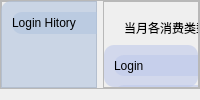
         <widget class="QWidget" name="page_home">
          <property name="sizePolicy">
           <sizepolicy hsizetype="Expanding" vsizetype="Preferred">
            <horstretch>0</horstretch>
            <verstretch>0</verstretch>
           </sizepolicy>
          </property>
          <layout class="QHBoxLayout" name="horizontalLayout_3">
           <property name="spacing">
            <number>0</number>
           </property>
           <property name="leftMargin">
            <number>0</number>
           </property>
           <property name="topMargin">
            <number>0</number>
           </property>
           <property name="rightMargin">
            <number>0</number>
           </property>
           <property name="bottomMargin">
            <number>11</number>
           </property>
           <item>
            <widget class="QFrame" name="frame_8">
             <property name="frameShape">
              <enum>QFrame::StyledPanel</enum>
             </property>
             <property name="frameShadow">
              <enum>QFrame::Raised</enum>
             </property>
             <layout class="QHBoxLayout" name="horizontalLayout_4">
              <property name="leftMargin">
               <number>0</number>
              </property>
              <property name="topMargin">
               <number>0</number>
              </property>
              <property name="rightMargin">
               <number>0</number>
              </property>
              <property name="bottomMargin">
               <number>0</number>
              </property>
              <item>
               <widget class="QFrame" name="frame_9">
                <property name="maximumSize">
                 <size>
                  <width>250</width>
                  <height>16777215</height>
                 </size>
                </property>
                <property name="frameShape">
                 <enum>QFrame::StyledPanel</enum>
                </property>
                <property name="frameShadow">
                 <enum>QFrame::Raised</enum>
                </property>
                <widget class="QFrame" name="frame_11">
                 <property name="geometry">
                  <rect>
                   <x>0</x>
                   <y>332</y>
                   <width>241</width>
                   <height>191</height>
                  </rect>
                 </property>
                 <property name="styleSheet">
                  <string notr="true">border-radius:10px;
background-color: rgb(191, 200, 234);
background-color: rgba(191, 200, 234, 150);
background-color: rgba(123, 134, 170, 150);</string>
                 </property>
                 <property name="frameShape">
                  <enum>QFrame::StyledPanel</enum>
                 </property>
                 <property name="frameShadow">
                  <enum>QFrame::Raised</enum>
                 </property>
                 <layout class="QVBoxLayout" name="verticalLayout_7">
                  <item>
                   <widget class="QLabel" name="label_6">
                    <property name="styleSheet">
                     <string notr="true"/>
                    </property>
                    <property name="text">
                     <string>Frequent Contact</string>
                    </property>
                   </widget>
                  </item>
                  <item>
                   <widget class="QTableWidget" name="tableWidget_recentContect">
                    <property name="maximumSize">
                     <size>
                      <width>16777215</width>
                      <height>200</height>
                     </size>
                    </property>
                    <property name="styleSheet">
                     <string notr="true">background-color: rgba(191, 200, 234, 0);</string>
                    </property>
                    <column>
                     <property name="text">
                      <string>Name</string>
                     </property>
                    </column>
                    <column>
                     <property name="text">
                      <string>Account ID</string>
                     </property>
                    </column>
                   </widget>
                  </item>
                 </layout>
                </widget>
                <widget class="QFrame" name="frame_12">
                 <property name="geometry">
                  <rect>
                   <x>0</x>
                   <y>0</y>
                   <width>241</width>
                   <height>321</height>
                  </rect>
                 </property>
                 <property name="styleSheet">
                  <string notr="true">background-color: rgb(176, 196, 222, 150);
border-radius:10px;</string>
                 </property>
                 <property name="frameShape">
                  <enum>QFrame::StyledPanel</enum>
                 </property>
                 <property name="frameShadow">
                  <enum>QFrame::Raised</enum>
                 </property>
                 <widget class="QLabel" name="label_7">
                  <property name="geometry">
                   <rect>
                    <x>11</x>
                    <y>11</y>
                    <width>221</width>
                    <height>22</height>
                   </rect>
                  </property>
                  <property name="styleSheet">
                   <string notr="true"/>
                  </property>
                  <property name="text">
                   <string>Login Hitory</string>
                  </property>
                 </widget>
                 <widget class="QTableWidget" name="tableWidget_3">
                  <property name="geometry">
                   <rect>
                    <x>11</x>
                    <y>40</y>
                    <width>219</width>
                    <height>160</height>
                   </rect>
                  </property>
                  <property name="maximumSize">
                   <size>
                    <width>16777215</width>
                    <height>200</height>
                   </size>
                  </property>
                  <property name="styleSheet">
                   <string notr="true">background-color: rgba(191, 200, 234, 0);</string>
                  </property>
                 </widget>
                </widget>
                <widget class="QPushButton" name="pushButton">
                 <property name="geometry">
                  <rect>
                   <x>20</x>
                   <y>530</y>
                   <width>211</width>
                   <height>28</height>
                  </rect>
                 </property>
                 <property name="text">
                  <string>make transaction to this person</string>
                 </property>
                </widget>
               </widget>
              </item>
              <item>
               <widget class="QFrame" name="frame_10">
                <property name="frameShape">
                 <enum>QFrame::StyledPanel</enum>
                </property>
                <property name="frameShadow">
                 <enum>QFrame::Raised</enum>
                </property>
                <layout class="QVBoxLayout" name="verticalLayout_6">
                 <property name="spacing">
                  <number>0</number>
                 </property>
                 <property name="leftMargin">
                  <number>0</number>
                 </property>
                 <property name="topMargin">
                  <number>0</number>
                 </property>
                 <property name="rightMargin">
                  <number>0</number>
                 </property>
                 <property name="bottomMargin">
                  <number>0</number>
                 </property>
                 <item>
                  <widget class="QWidget" name="widget" native="true">
                   <widget class="QLabel" name="label_4">
                    <property name="geometry">
                     <rect>
                      <x>20</x>
                      <y>-10</y>
                      <width>441</width>
                      <height>71</height>
                     </rect>
                    </property>
                    <property name="text">
                     <string>当月各消费类型占比，widget可显示matplotlib出的图</string>
                    </property>
                   </widget>
                   <widget class="QLabel" name="label_5">
                    <property name="geometry">
                     <rect>
                      <x>30</x>
                      <y>50</y>
                      <width>351</width>
                      <height>211</height>
                     </rect>
                    </property>
                    <property name="text">
                     <string/>
                    </property>
                    <property name="pixmap">
                     <pixmap>example.png</pixmap>
                    </property>
                   </widget>
                  </widget>
                 </item>
                 <item>
                  <widget class="QFrame" name="frame_13">
                   <property name="styleSheet">
                    <string notr="true">border-radius:10px;
background-color: rgb(191, 200, 234);
background-color: rgba(191, 200, 234, 150);</string>
                   </property>
                   <property name="frameShape">
                    <enum>QFrame::StyledPanel</enum>
                   </property>
                   <property name="frameShadow">
                    <enum>QFrame::Raised</enum>
                   </property>
                   <widget class="QLabel" name="label_3">
                    <property name="geometry">
                     <rect>
                      <x>10</x>
                      <y>10</y>
                      <width>461</width>
                      <height>21</height>
                     </rect>
                    </property>
                    <property name="styleSheet">
                     <string notr="true">background-color: rgba(191, 200, 234, 150);</string>
                    </property>
                    <property name="text">
                     <string>Login </string>
                    </property>
                   </widget>
                   <widget class="QTableWidget" name="tableWidget">
                    <property name="geometry">
                     <rect>
                      <x>10</x>
                      <y>40</y>
                      <width>461</width>
                      <height>211</height>
                     </rect>
                    </property>
                   </widget>
                  </widget>
                 </item>
                </layout>
               </widget>
              </item>
             </layout>
            </widget>
           </item>
          </layout>
         </widget>
